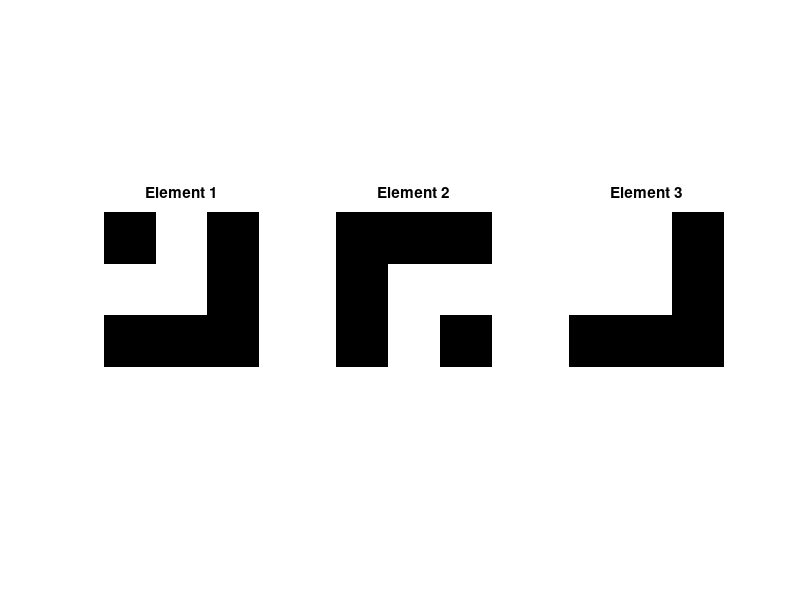
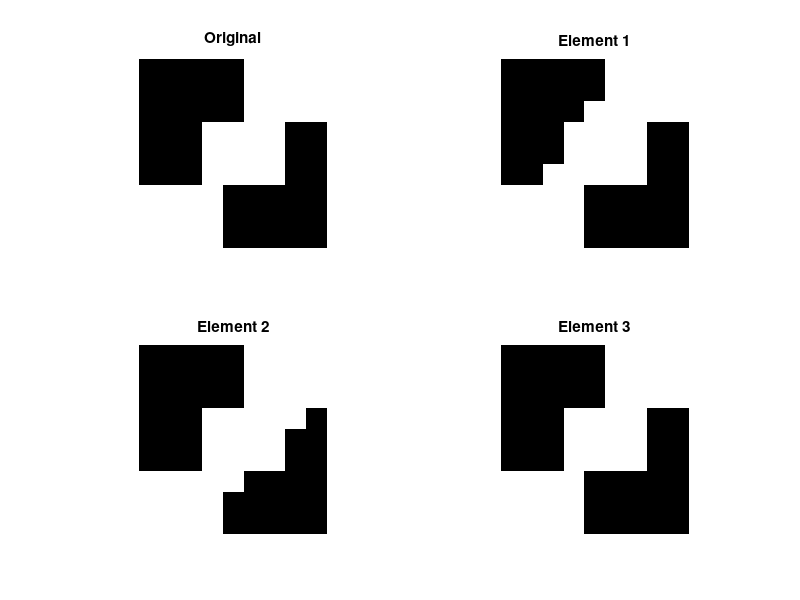
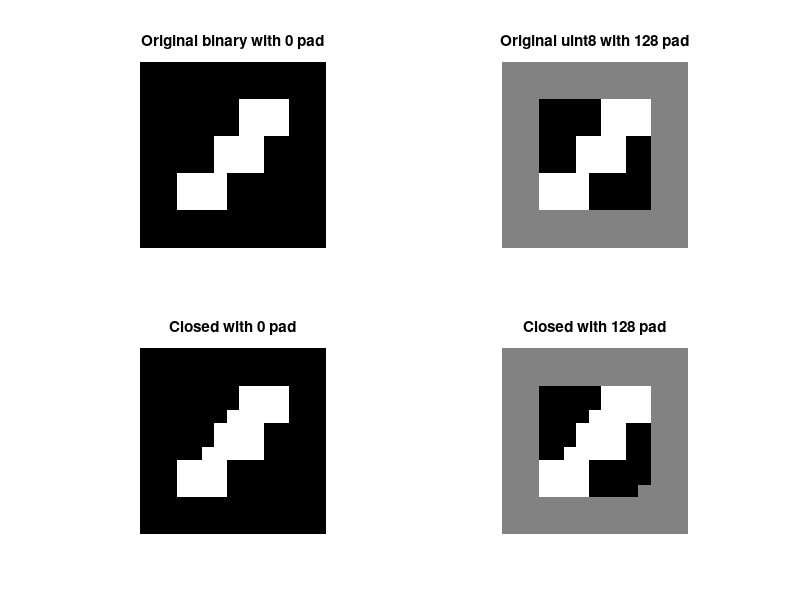
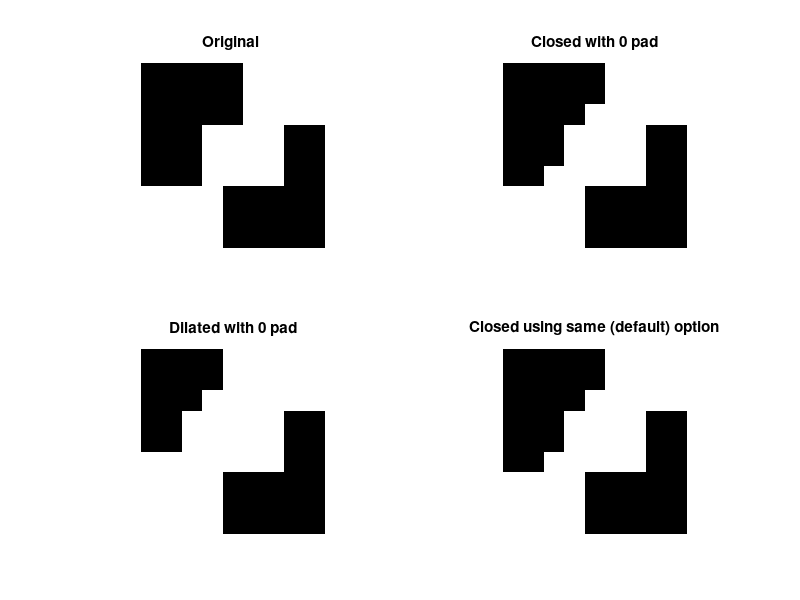

These figures' MATLAB source, in order: (Note: this script raises an error after producing the figures.)
Itest = zeros(9);
Itest(1:3, 6:9) = 1;
Itest(4:6, 4:7) = 1;
Itest(7:9, 1:4) = 1; 


my1 = [ 0 1 0;1 1 0; 0 0 0];
my2 = [ 0 0 0; 0 1 1; 0 1 0];
my3 = [ 1 1 0; 1 1 0; 0 0 0];
figure('Name', 'Three asymmetric structuring elements');
subplot(1, 3, 1), imshow(my1, 'notruesize'), title('Element 1');
subplot(1, 3, 2), imshow(my2, 'notruesize'), title('Element 2');
subplot(1, 3, 3), imshow(my3, 'notruesize'), title('Element 3');

myst1 = strel(my1);
myst2 = strel(my2);
myst3 = strel(my3);
Itestclose1 = imclose(Itest,myst1);
Itestclose2 = imclose(Itest,myst2);
Itestclose3 = imclose(Itest,myst3);
figure('Name', 'Close using default  boundary handling');
subplot(2, 2, 1), imshow(Itest, 'notruesize'), title('Original');
subplot(2, 2, 2), imshow(Itestclose1, 'notruesize'), title('Element 1');
subplot(2, 2, 3), imshow(Itestclose2, 'notruesize'); title('Element 2');
subplot(2, 2, 4), imshow(Itestclose3, 'notruesize'); title('Element 3');


%Padding to get the traditional open
Itestpad1 = padarray(Itest, [3, 3], 0, 'both');
Itestpad2 = padarray(uint8(255*double(Itest)), [3, 3], 128, 'both');
Itestpad1close = imclose(Itestpad1, myst1);
Itestpad2close = imclose(Itestpad2, myst1);

figure('Name', 'Close with padding');
subplot(2,2,1), imshow(Itestpad1), title('Original binary with 0 pad');
subplot(2,2,2), imshow(Itestpad2), title('Original uint8 with 128 pad');
subplot(2,2,3), imshow(Itestpad1close), title('Closed with 0 pad');
subplot(2,2,4), imshow(Itestpad2close), title('Closed with 128 pad');


Itestpad1cu = Itestpad1close(4:12, 4:12);
Itestpad1dilate = imdilate(Itestpad1,myst1);
Itestpad1du = Itestpad1dilate(4:12, 4:12);


figure('Name', 'Close - comparison of boundary');
subplot(2,2,1), imshow(Itest), title('Original ');
subplot(2,2,2), imshow(Itestpad1cu), title('Closed with 0 pad');
subplot(2,2,3), imshow(Itestpad1du), title('Dilated with 0 pad');
subplot(2,2,4), imshow(Itestclose1), title('Closed using same (default) option');

my4 = ones(3);
myst4 = strel(my4);
Itestpad4close = imclose(Itestpad1, myst4);
Itestpad4cu = Itestpad4close(4:12, 4:12);


my5 = ones(5);
myst5 = strel(my5);
Itestpad5close = imclose(Itestpad1, myst5);
Itestpad5cu = Itestpad5close(4:12, 4:12);

figure('Name', 'Close comparison of different structuring elements (0 pad)');
subplot(2,2,1), imshow(Itest), title('Original ');
subplot(2,2,2), imshow(Itestpad1cu), title('Closed with 0 pad');
subplot(2,2,3), imshow(Itestpad4cu), title('Closed with 3x3');
subplot(2,2,4), imshow(Itestpad5cu), title('Closed using 5x5');




enam = imread('enamel.tif');
enamcomp = imcomplement(enam);
enamcpad = padarray(enamcomp, [5, 5], 0, 'both'); %padded bigger
enamcomp4close = imclose(enamcpad, myst4);
enamcomp5close = imclose(enamcpad, myst5);
enamcomp4cu = enamcomp4close(6:(end-5), 6:(end-5));
enamcomp5cu = enamcomp5close(6:(end-5), 6:(end-5));
my6 = ones(7);
myst6 = strel(my6);
enamcomp6close = imclose(enamcpad, myst6);
enamcomp6cu = enamcomp6close(6:(end-5), 6:(end-5));

figure('Name', 'Enamel');
subplot(2, 1, 1), imshow(enam), title('Original');
subplot(2, 1, 2), imshow(enamcomp), title('Complemented');


figure('Name', 'Enamel - Closed');
subplot(2, 2, 1), imshow(enamcomp), title('Complemented');
subplot(2, 2, 2), imshow(enamcomp4cu), title('Closed with 3x3');
subplot(2, 2, 3), imshow(enamcomp5cu), title('Closed with 5x5');
subplot(2, 2, 4), imshow(enamcomp6cu), title('Closed with 7x7');